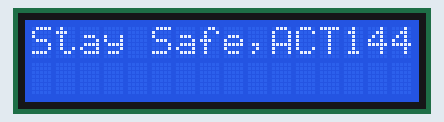
Simulated run of this sketch. Board: Arduino Uno, built with avr-gcc and run on an emulated ATmega328P. On the bench: 16×2 character LCD.

Above: at 0.1 s.
At 1.1 s:
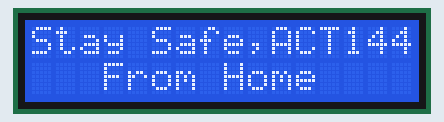
At 3.7 s:
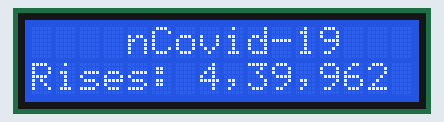
At 7.7 s:
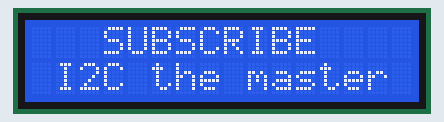

Measured:
- by itself, everything shown: repeats every 10.6 s, in 4 steps
- what the display in image 1 shows lasts 2.5 s, from 1.1 s to 3.6 s
- what the display in image 2 shows lasts 4.0 s, from 3.6 s to 7.6 s
- what the display in image 3 shows lasts 3.1 s, from 7.6 s to 10.7 s

The sketch:

lcd_i2c_arduino_codes.ino
```cpp
//From I2c tha masters:
//https://github.com/NirmalKnock/Arduino-I2C-lcd-tutorial

#include <Wire.h>
#include <LiquidCrystal_I2C.h>
//I2C pins declaration
LiquidCrystal_I2C lcd(0x27, 16, 2);
void setup()
{
lcd.begin();//Initializing display
lcd.backlight();//To Power ON the back light
//lcd.backlight();// To Power OFF the back light
}
void loop()
{
//Write your code
lcd.clear();
lcd.setCursor(0,0); //Defining positon to write from first row,first column .
lcd.print("Stay Safe,ACT144 "); //You can write 16 Characters per line .
delay(1000);//Delay used to give a dynamic effect
lcd.setCursor(3,1);  //Defining positon to write from second row,first column .
lcd.print("From Home");
delay(2500);
lcd.clear();//Clean the screen
lcd.setCursor(4,0);
lcd.print("nCovid-19");
lcd.setCursor(0,1);
lcd.print("Rises: 4,39,962");
delay(4000);
lcd.clear();
lcd.setCursor(2,0);
lcd.print(" SUBSCRIBE ");
lcd.setCursor(1,1);
lcd.print("I2C the master ");
delay(3000);
}
```
